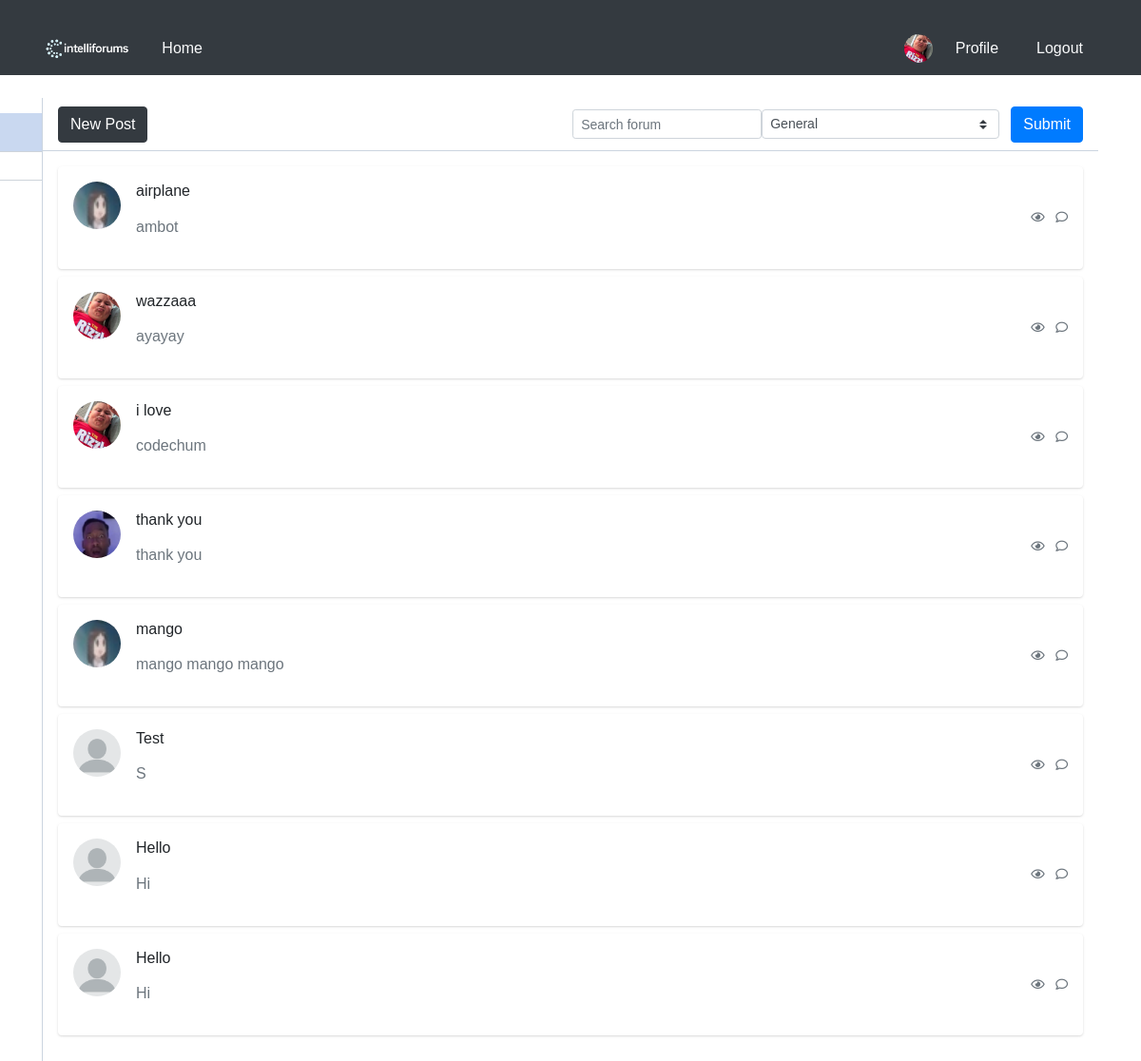
The app's page /home/0/1/ (signed in) with its own data.
### blog/models.py (models this page shows, shortened)
class User(AbstractBaseUser, PermissionsMixin):
    username = models.CharField(max_length=100, unique=True)
    picture = models.ImageField(
        upload_to='profile/',
        default='profile/blank-profile-picture-973460_128012234212.png',
        blank=True,
    )
    is_active = models.BooleanField(default=True)
    is_staff = models.BooleanField(default=False)
    USERNAME_FIELD = 'username'
    objects = UserManager()

class UserPost(models.Model):
    post_ref = models.ForeignKey(Post, on_delete=models.CASCADE)
    user_ref = models.ForeignKey(User, on_delete=models.CASCADE)
    is_deleted = models.BooleanField(default=False)

### blog/views.py (the view)
# urls.py: path('home/<int:pk>/<int:page_number>/', views.fetch_posts,name='home'),
@csrf_protect
def fetch_posts(request, pk, page_number):
    posts = []
    if request.method == 'POST':
        form = SearchForm(request.POST)
        if form.is_valid():
            substring = form.cleaned_data['content']
            choice = form.cleaned_data['choices']
            posts = _get_page_object(
                Paginator(
                    get_filtered_posts(
                        UserPost.objects.filter(
                                (Q(post_ref__title__icontains=substring) | Q(post_ref__content__icontains=substring)) &
                                Q(is_deleted=False))
                            .filter(id__in=Tag.objects.filter(forum_ref__id=choice)).values(
                                'post_ref__id',
                                'post_ref__user_ref__username',
                                'post_ref__title',
                                'post_ref__content',
                                'post_ref__created_at',
                                'post_ref__user_ref__picture',
                                'id'),
                            )
                    if Forum.objects.filter(id=choice).exists()
                    else get_filtered_posts(
                        UserPost.objects.filter(
                            Q(post_ref__title__icontains=substring) |
                            Q(post_ref__content__icontains=substring) &
                            Q(is_deleted=False)
                        )
                    ),
                    20
                ),
                page_number
            ).object_list
            pk = choice
    else:
        posts = _get_page_object(
            Paginator(
                get_filtered_posts(
                    UserPost.objects.filter(
                        id__in=Tag.objects.filter(forum_ref__id=pk)
                    )
                )
                if Forum.objects.filter(id=pk).exists()
                else get_filtered_posts(UserPost.objects.select_related('post_ref').filter(is_deleted = False))
                , 20
            ), page_number
        ).object_list
    search_form = SearchForm()
    posts = posts[::-1]
    forums = Forum.objects.all()
    return render(request, 'home.html', {
        'posts' : posts,
        'page_number' : page_number,
        'search_form' : search_form,
        'user' : request.user,
        'forums' : forums,
        'forum_pk' : int(pk)
    })

### blog/forms.py
class SearchForm(forms.Form):
    content = forms.CharField(
        widget=forms.TextInput(
            attrs={
                'class' : 'form-control form-control-sm bg-gray-200 border-gray-200 shadow-none mb-4 mt-4',
                'placeholder' : 'Search forum',
            },
        ),
        label="",
    )
    choices = forms.ChoiceField(
        label=""
    )
    def __init__(self, *args, **kwargs):
        super().__init__(*args, **kwargs)
        list_var = [(0, "General")]
        list_var.extend([(forum.id, forum.title) for forum in Forum.objects.all()])
        self.fields['choices'].choices = list_var
        self.fields['choices'].widget.attrs.update({'class': 'custom-select custom-select-sm w-auto mr-1'})

### blog/views.py (called while the page is built)
def get_filtered_posts(_object):
    return _object.values(
        'post_ref__id',
        'post_ref__user_ref__username',
        'post_ref__title',
        'post_ref__content',
        'post_ref__created_at',
        'post_ref__user_ref__picture',
        'user_ref__id',
        'id'
    )

def _get_page_object(paginator_object, page_number):
    try:
        page_object = paginator_object.page(page_number)
    except PageNotAnInteger:
        page_object = paginator_object.page(1)
    except EmptyPage:
        page_object = paginator_object.page(paginator_object.num_pages)
    return page_object

### blog/templates/home.html (shortened to what this page needs)
<!DOCTYPE html>
<html lang="en">
<head>
    {% load static %}
    <link rel="stylesheet" href="{% static 'blog/css/global.css' %}">
    <link rel="stylesheet" href="{% static 'blog/css/home.css' %}">
</head>
<body>
{% if not user.is_active %}
    <style>
        .banned-message {
            text-align: center;
            margin-top: 50px;
        }
        .banned-message h1 {
            color: red;
            font-size: 2em;
        }
        .banned-message p {
            font-size: 1.2em;
        }
        .banned-message .btn {
            margin-top: 20px;
        }
    </style>
    <div class="banned-message">
        <h1>Access Denied</h1>
        <p>Your account has been banned. Please contact support for more information.</p>
        <a href="mailto:jeremybrad.lee@cit.edu" class="btn btn-primary">Contact Support</a>
    </div>
{% else %}
{% include 'header.html' %}
<div class="container">
    <div class="main-body p-0">
        <div class="inner-wrapper">
            {% include 'sidebar.html' %}
            <div class="inner-main">
                <div class="inner-main-header">
                    <button type="button" class="btn btn-dark" onclick= "location.href = '{% url 'new_post' %}'">New Post</button>
                    <span class="input-icon input-icon-sm ml-auto w-auto">
                        <form action="" method="post" class="d-flex align-items-center">
                            {{ search_form }}
                            <button class="btn btn-primary ml-2" type="submit">Submit</button>
                        </form>
                    </span>
                </div>
                <div class="inner-main-body p-2 p-sm-3 collapse forum-content show">
                    {% for post in posts %}
                        <div class="card mb-2" onclick="window.location.href='{% url 'post_detail' pk=post.id page_number=1 %}'" style="cursor: pointer;">
                            <div class="card-body p-2 p-sm-3">
                                <div class="media forum-item">
                                    <a href="#" data-toggle="collapse" data-target=".forum-content">
                                        <img src="/media/{{ post.post_ref__user_ref__picture }}" class="mr-3 rounded-circle" width="50" height="50" alt="User" onclick="event.stopPropagation(); window.location.href='/profile/{{ post.user_ref__id }}/'"/>
                                    </a>
                                    <div class="media-body">
                                        <h6>
                                            <p class="text-body">{{ post.post_ref__title }}</p>
                                        </h6>
                                        <p class="text-secondary">
                                            {{ post.post_ref__content }}
                                        </p>
                                    </div>
                                    <div class="text-muted small text-center align-self-center">
                                        <span class="d-none d-sm-inline-block">
                                            <i class="far fa-eye"></i>
                                        </span>
                                        <span>
                                            <i class="far fa-comment ml-2"></i>
                                        </span>
                                    </div>
                                </div>
                            </div>
                        </div>
                    {% endfor %}
                </div>
            </div>
        </div>
    </div>
</div>
{% endif %}
</body>
</html>

### blog/templates/header.html (shortened to what this page needs)
<!DOCTYPE html>
<html lang="en">
<head>
    {% load static %}
    <link rel="stylesheet" href="https://cdn.jsdelivr.net/npm/bootstrap@4.1.3/dist/css/bootstrap.min.css">
    <link rel="stylesheet" href="https://cdnjs.cloudflare.com/ajax/libs/font-awesome/5.12.0-2/css/all.min.css" />
    <link rel="stylesheet" href="{% static 'blog/css/global.css' %}">
</head>
<body>
    <link rel="stylesheet" href="{% static 'blog/css/header.css' %}">
    <nav class="navbar navbar-dark bg-dark">
        <div class="container d-flex justify-content-between align-items-center">
            <div class="d-flex align-items-center">
                <img src="{% static 'images/logo.png' %}" alt="Logo" style="max-height:30px;">
                <a class="nav-link text-light ml-3" href="/">Home</a>
            </div>
            <div class="d-flex align-items-center">
            {% if current_user %}
                {% if current_user.is_authenticated %}
                    <img src="{{ current_user.picture.url }}" alt="Profile Picture" class="profile-img" style="height:30px;width:30px;border-radius:50%;">
                    {% if current_user.is_staff %}
                    <a class="nav-link text-light ml-2" href="/adminpanel/">Admin</a>
                    {% endif %}
                    <a class="nav-link text-light ml-2" href="/profile/{{current_user.id}}">Profile</a>
                    <a class="nav-link text-light ml-2" href="{% url 'logout' %}">Logout</a>
                {% else %}
                    <a class="nav-link text-light" href="/login/">Login</a>
                    <a class="nav-link text-light ml-2" href="/register/">Register</a>
                {% endif %}
            {% else %}
                {% if user.is_authenticated %}
                    <img src="{{ user.picture.url }}" alt="Profile Picture" class="profile-img" style="height:30px;width:30px;border-radius:50%;">
                    <a class="nav-link text-light ml-2" href="/profile/{{user.id}}">Profile</a>
                    <a class="nav-link text-light ml-2" href="{% url 'logout' %}">Logout</a>
                {% else %}
                    <a class="nav-link text-light" href="/login/">Login</a>
                    <a class="nav-link text-light ml-2" href="/register/">Register</a>
                {% endif %}
            {% endif %}
            </div>
        </div>
    </nav>
</body>
</html>

### blog/static/blog/css/global.css (style rules this page uses)
* { font-family: Verdana, Geneva, Tahoma, sans-serif; }

### blog/static/blog/css/home.css (style rules this page uses)
body { margin-top:20px; color: #1a202c; text-align: left; background-color: #e2e8f0; width: 100%; }
.inner-wrapper { position: relative; height: calc(100vh - 3.5rem); transition: transform 0.3s; }
.inner-main, .inner-sidebar { position: absolute; top: 0; bottom: 0; left: 0; display: flex; flex-direction: column; }
.inner-main { right: 0; left: 235px; }
.inner-main-footer, .inner-main-header, .inner-sidebar-footer, .inner-sidebar-header { height: 3.5rem; border-bottom: 1px solid #cbd5e0; display: flex; align-items: center; padding: 0 1rem; flex-shrink: 0; }
.inner-main-body, .inner-sidebar-body { padding: 1rem; overflow-y: auto; position: relative; flex: 1 1 auto; }
.inner-main-footer, .inner-main-header { background-color: #fff; }
.inner-main { left: 0; width: 100%; }
.nav-link { color: #4a5568; }
.card { box-shadow: 0 1px 3px 0 rgba(0,0,0,.1), 0 1px 2px 0 rgba(0,0,0,.06); }
.card { position: relative; display: flex; flex-direction: column; min-width: 0; word-wrap: break-word; background-color: #fff; background-clip: border-box; border: 0 solid rgba(0,0,0,.125); border-radius: .25rem; width: 100%; }
.card-body { flex: 1 1 auto; min-height: 1px; padding: 1rem; width: 100%; }
.container { margin-top: 2%; width: 100%; }

### blog/static/blog/css/header.css (style rules this page uses)
.profile-img { max-width: 50px !important; max-height: 50px !important; border-radius: 50% !important; }

### blog/templates/sidebar.html (style rules this page uses)
.inner-wrapper { position: relative; height: calc(100vh - 3.5rem); transition: transform 0.3s; }
.inner-main, .inner-sidebar { position: absolute; top: 0; bottom: 0; left: 0; display: flex; flex-direction: column; }
.inner-main { right: 0; left: 235px; }
.inner-main-footer, .inner-main-header, .inner-sidebar-footer, .inner-sidebar-header { height: 3.5rem; border-bottom: 1px solid #cbd5e0; display: flex; align-items: center; padding: 0 1rem; flex-shrink: 0; }
.inner-main-body, .inner-sidebar-body { padding: 1rem; overflow-y: auto; position: relative; flex: 1 1 auto; }
.inner-main-footer, .inner-main-header { background-color: #fff; }
.inner-main { left: 0; width: 100%; }
.nav-link { color: #4a5568; }
.card { box-shadow: 0 1px 3px 0 rgba(0,0,0,.1), 0 1px 2px 0 rgba(0,0,0,.06); }
.card { position: relative; display: flex; flex-direction: column; min-width: 0; word-wrap: break-word; background-color: #fff; background-clip: border-box; border: 0 solid rgba(0,0,0,.125); border-radius: .25rem; width: 100%; }
.card-body { flex: 1 1 auto; min-height: 1px; padding: 1rem; width: 100%; }
.container { margin-top: 2%; width: 100%; }

### records on screen
User: picture (picture)
UserPost: post_ref__title "airplane", post_ref__content "ambot"
UserPost: post_ref__title "wazzaaa", post_ref__content "ayayay"
UserPost: post_ref__title "i love", post_ref__content "codechum"
UserPost: shows a picture, post_ref__title "thank you", post_ref__content "thank you"
UserPost: post_ref__title "mango", post_ref__content "mango mango mango"
UserPost: post_ref__title "Test", post_ref__content "S"
UserPost: post_ref__title "Hello", post_ref__content "Hi"
UserPost: post_ref__title "Hello", post_ref__content "Hi"
